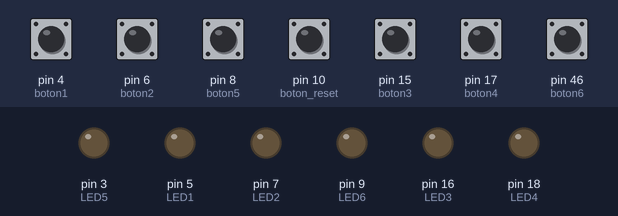
Simulated run of this sketch. Board: Arduino Mega 2560, built with avr-gcc and run on an emulated ATmega2560. Parts: output pins drawn as LEDs (lit = HIGH). The test bench sets the inputs (shaded band); at power-on: pin 4 (boton1), pin 6 (boton2), pin 8 (boton5), pin 10 (boton_reset), pin 15 (boton3), pin 17 (boton4), pin 46 (boton6) HIGH. Random numbers use the default seed unless the sketch sets one.

Above: at 1.2 s.
1.3 s: pin 15 (boton3) pulled LOW for 0.15 s
At 2.0 s:
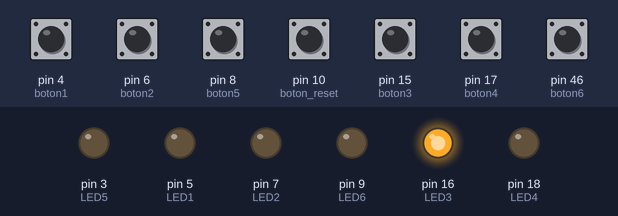
2.9 s: pin 4 (boton1) pulled LOW for 1 s
At 5.3 s:
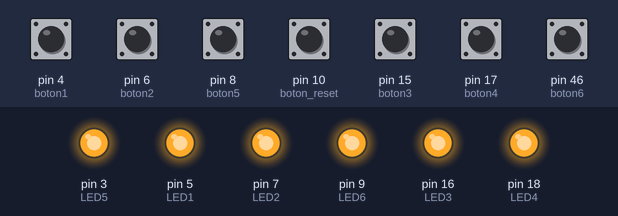
5.6 s: pin 6 (boton2) pulled LOW for 0.15 s
At 6.5 s:
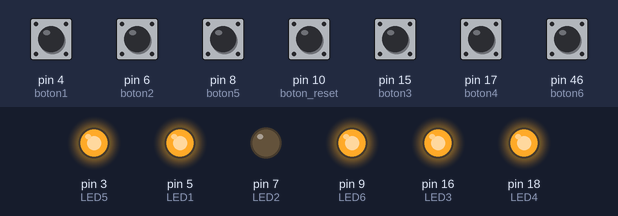
7.2 s: pin 8 (boton5) pulled LOW for 0.15 s
At 7.7 s:
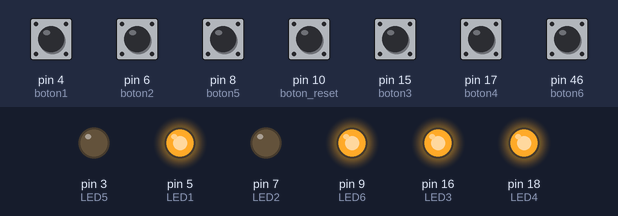
8.8 s: pin 17 (boton4) pulled LOW for 0.15 s
At 10.0 s:
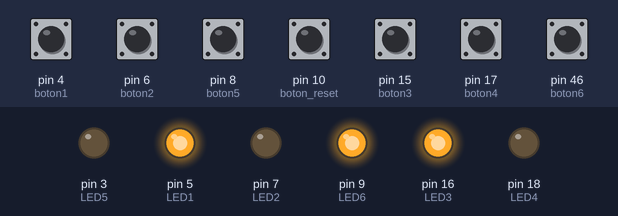
10.4 s: pin 46 (boton6) pulled LOW for 0.15 s
At 11.3 s:
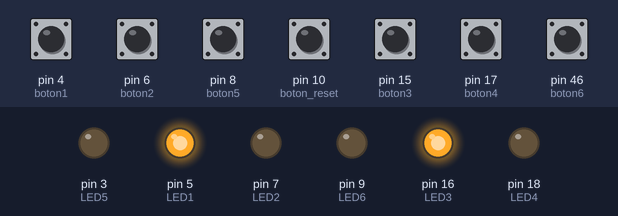
Timing chart, 0 to 13.0 s (numbered marks = the images above; inputs shaded):
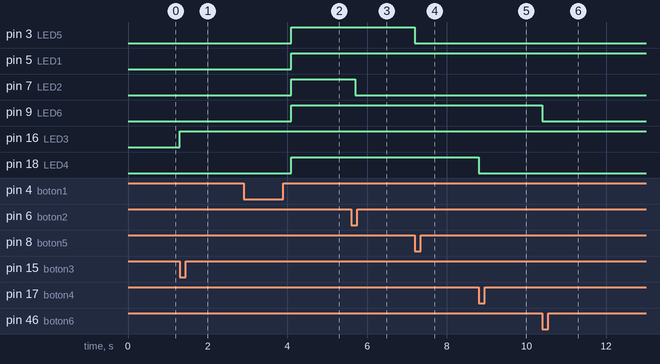

The sketch:

Landmine_Game.ino
```cpp
// Constantes que especifican los pines para botones y LEDs
int boton1 = 4;
int boton2 = 6;
int boton3 = 15;
int boton4 = 17;
int boton5 = 8;
int boton6 = 46;
int LED1 = 5;
int LED2 = 7;
int LED3 = 16;
int LED4 = 18;
int LED5 = 3;
int LED6 = 9;

int boton_reset = 10;

// Array para almacenar los valores de las 'zonas' donde pueden encontrarse la mina
// Cada indice del array se le asigna un LED y un boton (Zona donde poder encontrar la mina)
// Al boton1 y el LED1 se le asigna el indice 0 y así sucesivamente
int PosMina[6] = {0,0,0,0,0,0};

// Constante para los intentos de encontrar la mina, también llamado contador
int intentos = 0;

void setup() {
  // Inicializadores de LEDS y botones
  pinMode(LED1, OUTPUT);
  pinMode(LED2, OUTPUT);
  pinMode(LED3, OUTPUT);
  pinMode(LED4, OUTPUT);
  pinMode(LED5, OUTPUT);
  pinMode(LED6, OUTPUT);

  pinMode(boton1, INPUT_PULLUP);
  pinMode(boton2, INPUT_PULLUP);
  pinMode(boton3, INPUT_PULLUP);
  pinMode(boton4, INPUT_PULLUP);
  pinMode(boton5, INPUT_PULLUP);
  pinMode(boton6, INPUT_PULLUP);
  pinMode(boton_reset, INPUT_PULLUP);

  // Es una función que reinicia el generador de números aleatorios pseudoaleatorios con un valor de inicio especificado (la semilla)
  // Se inicializa en el pin 0
  randomSeed(analogRead(0));

  // Metodo inicial que "situa la mina" en alguna posición dentro del array
  plantarMina();
}

void loop() {
  // Si el boton_reset es presionado, se realiza el metodo de reseteo
  if (digitalRead(boton_reset) == LOW){
    reseteo();
  }

  // Metodos que encienden o mantienen apagado su respectivo LED dependiendo de si el valor de la posición asignada al metodo es 1 o 0
  // Además de aumentar el número de intentos +1 al presionar el boton
  Z1();
  Z2();
  Z3();
  Z4();
  Z5();
  Z6();

  // Metodo que constantemente compara la cantidad de intentos respecto al numero de intentos maximos
  compIntentos(3);
}

// En este metodo se comprueba si el numero de intentos es igual al numero de intentos maximos establecido como el parametro del metodo
// Si el numero de intentos es igual al parametro de intentosMax, todos los LED se prenden simbolizando que el jugador perdió
void compIntentos(int intentosMax){
  if (intentos == intentosMax){
    delay(200);
    digitalWrite(LED1, HIGH);
    digitalWrite(LED2, HIGH);
    digitalWrite(LED3, HIGH);
    digitalWrite(LED4, HIGH);
    digitalWrite(LED5, HIGH);
    digitalWrite(LED6, HIGH);
  }
}

// Metodo que:
// Vuelve a rellenar el array con 0
// Apaga todos los LED
// Vuelve a establecer la cantidad de intentos realizados
// Llama al metodo de plantarMina para repetir su proceso de randomizado
void reseteo(){
  for (int i = 0; i < 6; i++) {
    PosMina[i] = 0;
  }
  digitalWrite(LED1, LOW);
  digitalWrite(LED2, LOW);
  digitalWrite(LED3, LOW);
  digitalWrite(LED4, LOW);
  digitalWrite(LED5, LOW);
  digitalWrite(LED6, LOW);
  intentos = 0;
  plantarMina();
}

// Metodo que randomiza una variable de indice entre 0 y 6 (las posiciones disponibles dentro del array)
// Una vez seleccionado el indice, el valor guardado ahí es cambiado por 1; simbolizando así que en esa posición se encuentra la mina
void plantarMina(){
  int indice = random(0, 6);
  PosMina[indice] = 1;
}

// Zona 1
void Z1(){
  // Lee si el boton es presionado
  if (digitalRead(boton1) == LOW){
    // Si el indice 0 dentro del array es 1, el jugador encontro la mina y el LED1 se prende
    // En caso contrario el LED1 se mantiene apagado
    if (PosMina[0] == 1){
      digitalWrite(LED1, HIGH);
    } else {
      digitalWrite(LED1, LOW);
    }
    // Delay necesario para sumar a la variable intentos solo una vez cuando el boton ya no esta siendo presionado
    // Esto para evitar que el loop este constantemente añadiendo valores al contador en la fracción de tiempo que se esta presionando el boton
    delay(500);
    // Suma +1 al contador de intentos
    intentos++;
  }
}

// Zona 2
void Z2(){
  // Lee si el boton es presionado
  if (digitalRead(boton2) == LOW){
    // Si el indice 1 dentro del array es 1, el jugador encontro la mina y el LED2 se prende
    // En caso contrario el LED2 se mantiene apagado
    if (PosMina[1] == 1){
      digitalWrite(LED2, HIGH);
    } else {
      digitalWrite(LED2, LOW);
    }
    // Delay necesario para sumar a la variable intentos solo una vez cuando el boton ya no esta siendo presionado
    // Esto para evitar que el loop este constantemente añadiendo valores al contador en la fracción de tiempo que se esta presionando el boton
    delay(500);
    // Suma +1 al contador de intentos
    intentos++;
  }
}

// Zona 3
void Z3(){
  // Lee si el boton es presionado
  if (digitalRead(boton3) == LOW){
    // Si el indice 2 dentro del array es 1, el jugador encontro la mina y el LED3 se prende
    // En caso contrario el LED3 se mantiene apagado
    if (PosMina[2] == 1){
      digitalWrite(LED3, HIGH);
    } else {
      digitalWrite(LED3, LOW);
    }
    // Delay necesario para sumar a la variable intentos solo una vez cuando el boton ya no esta siendo presionado
    // Esto para evitar que el loop este constantemente añadiendo valores al contador en la fracción de tiempo que se esta presionando el boton
    delay(500);
    // Suma +1 al contador de intentos
    intentos++;
  }
}

// Zona 4
void Z4(){
  // Lee si el boton es presionado
  if (digitalRead(boton4) == LOW){
    // Si el indice 3 dentro del array es 1, el jugador encontro la mina y el LED1 se prende
    // En caso contrario el LED1 se mantiene apagado
    if (PosMina[3] == 1){
      digitalWrite(LED4, HIGH);
    } else {
      digitalWrite(LED4, LOW);
    }
    // Delay necesario para sumar a la variable intentos solo una vez cuando el boton ya no esta siendo presionado
    // Esto para evitar que el loop este constantemente añadiendo valores al contador en la fracción de tiempo que se esta presionando el boton
    delay(500);
    // Suma +1 al contador de intentos
    intentos++;
  }
}

// Zona 5
void Z5(){
  // Lee si el boton es presionado
  if (digitalRead(boton5) == LOW){
    // Si el indice 4 dentro del array es 1, el jugador encontro la mina y el LED1 se prende
    // En caso contrario el LED1 se mantiene apagado
    if (PosMina[4] == 1){
      digitalWrite(LED5, HIGH);
    } else {
      digitalWrite(LED5, LOW);
    }
    // Delay necesario para sumar a la variable intentos solo una vez cuando el boton ya no esta siendo presionado
    // Esto para evitar que el loop este constantemente añadiendo valores al contador en la fracción de tiempo que se esta presionando el boton
    delay(500);
    // Suma +1 al contador de intentos
    intentos++;
  }
}

// Zona 6
void Z6(){
  // Lee si el boton es presionado
  if (digitalRead(boton6) == LOW){
    // Si el indice 5 dentro del array es 1, el jugador encontro la mina y el LED1 se prende
    // En caso contrario el LED1 se mantiene apagado
    if (PosMina[5] == 1){
      digitalWrite(LED6, HIGH);
    } else {
      digitalWrite(LED6, LOW);
    }
    // Delay necesario para sumar a la variable intentos solo una vez cuando el boton ya no esta siendo presionado
    // Esto para evitar que el loop este constantemente añadiendo valores al contador en la fracción de tiempo que se esta presionando el boton
    delay(500);
    // Suma +1 al contador de intentos
    intentos++;
  }
}
```

Measured:
- after the input at 1.3 s, pin 16 (LED3): LOW → HIGH at once
- after the input at 2.9 s, pin 3 (LED5), pin 5 (LED1), pin 7 (LED2), pin 9 (LED6), pin 18 (LED4): LOW → HIGH after 1.2 s
- after the input at 5.6 s, pin 7 (LED2): HIGH → LOW after 0.10 s
- after the input at 7.2 s, pin 3 (LED5): HIGH → LOW at once
- after the input at 8.8 s, pin 18 (LED4): HIGH → LOW at once
- after the input at 10.4 s, pin 9 (LED6): HIGH → LOW at once
